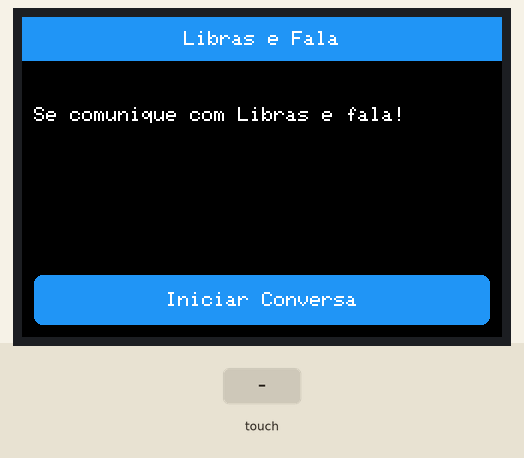
Simulated run of this sketch. Board: Arduino Uno, built with avr-gcc and run on an emulated ATmega328P. Parts: 480×320 colour display. Inputs (shaded band) come from the test bench. What the sketch prints to the serial monitor is not drawn.

Above: at 2.1 s.
2.2 s: touch panel pressed at 13 % / 10 % of its raw x / y range
At 3.0 s:
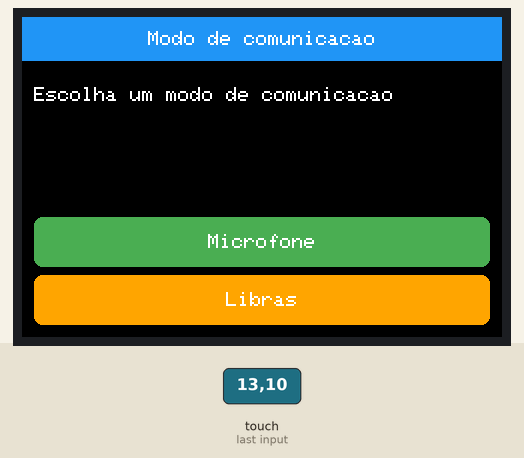
4.0 s: touch panel pressed at 38 % / 10 % of its raw x / y range
At 4.6 s:
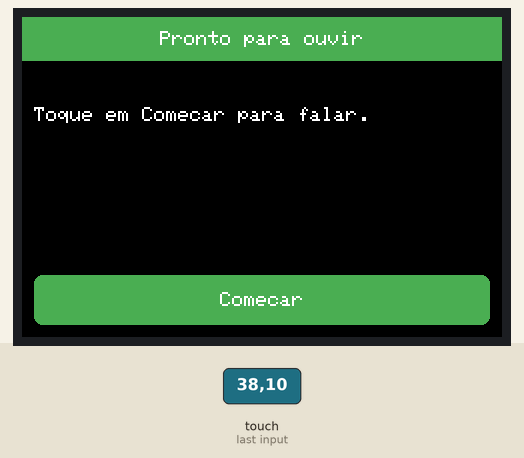
5.7 s: touch panel pressed at 13 % / 30 % of its raw x / y range
At 6.28 s:
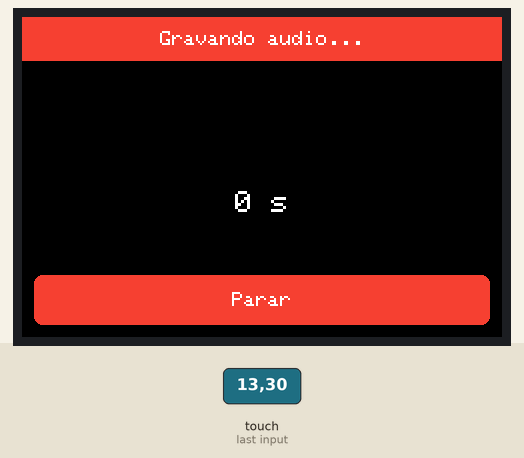
8.7 s: touch panel pressed at 13 % / 50 % of its raw x / y range
At 10.2 s:
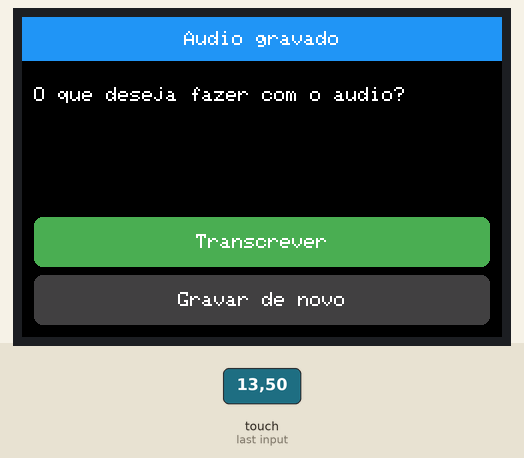
10.5 s: touch panel pressed at 38 % / 30 % of its raw x / y range
At 11.02 s:
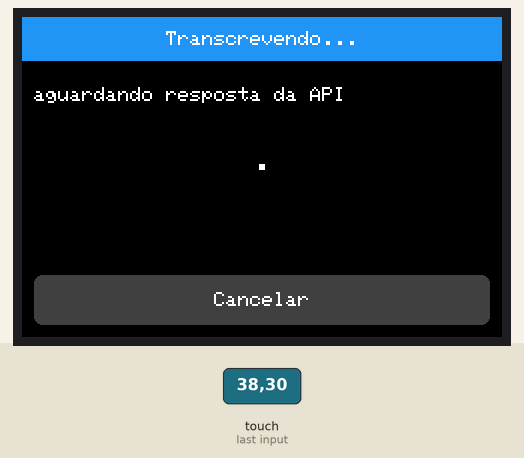
13.1 s: touch panel pressed at 13 % / 70 % of its raw x / y range
At 13.9 s:
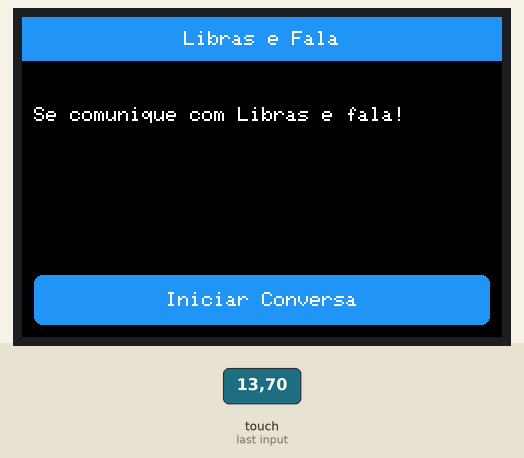
Timing chart, 0 to 15.8 s (numbered marks = the images above; inputs shaded):
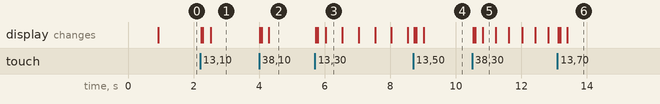

The sketch:

codigo_interface.ino
```cpp
/*
  Arduino Uno + shield LCD 3.5" touch (ILI9486, 8 bits) -- interface "Libras e Fala"
  Seguindo o diagrama de telas e baud rate 115200.
*/
#include <MCUFRIEND_kbv.h>
#include <TouchScreen.h>

// ------------------------------------------------------------------ 1. VELOCIDADE SERIAL (MUDADO PARA 115200 CONFORME DIAGRAMA)
#define BAUD_ESP32        9600
#define ROTACAO           1      // 1 = Paisagem (480x320)
#define INVERTER_CORES    false
#define ID_PADRAO_TELA    0x9486

// ------------------------------------------------------------------ 2. AJUSTE DEFINITIVO DO TOUCH
// Se ao tocar na tela NAO aparecer "RAW X:... Y:..." no topo ou um eixo ficar travado,
// mude TIPO_PINOS_TOUCH de 1 para 2!
#define TIPO_PINOS_TOUCH  1      // 1 = (XP=8, XM=A2, YP=A3, YM=9) | 2 = (XP=9, XM=A3, YP=A2, YM=8)

#if TIPO_PINOS_TOUCH == 1
  const int XP = 8, XM = A2, YP = A3, YM = 9;
#else
  const int XP = 9, XM = A3, YP = A2, YM = 8;
#endif

// Mude estas 3 chaves observando para onde a bolinha vermelha vai quando voce arrasta o dedo:
#define MODO_CALIBRACAO   false   // Mostra valores no topo e bolinha vermelha (mude para false quando ficar bom)
#define TOUCH_TROCAR_XY   true   // Se mover na horizontal e a bolinha for na vertical, mude para false
#define TOUCH_INVERTER_X  true   // Se tocar na esquerda e a bolinha sair na direita, mude (true <-> false)
#define TOUCH_INVERTER_Y  true  // Se tocar em cima e a bolinha sair embaixo, mude (true <-> false)

// Limites padrao do sensor resistivo (voce pode afinar olhando os numeros RAW X e RAW Y no topo da tela)
const int TS_MINX = 150, TS_MAXX = 900;
const int TS_MINY = 150, TS_MAXY = 920;

#define MINPRESSURE 150
#define MAXPRESSURE 1000

// ------------------------------------------------------------------ CORES (RGB565)
#define PRETO     0x0000
#define BRANCO    0xFFFF
#define CINZA     0x8410
#define CINZA_BTN 0x4208
#define AZUL      0x24BE
#define VERDE     0x4D6A
#define VERMELHO  0xF206
#define LARANJA   0xFD20

// ------------------------------------------------------------------ TAMANHOS
#define LINHA_MAX    130
#define TEXTO_MAX    120
#define PALAVRA_MAX   80
#define MSG_MAX       48
#define MAX_BOTOES     5

enum { T_INICIO, T_MODO, T_PRONTO, T_GRAVANDO, T_GRAVADO, T_TRANSCREVENDO,
       T_RESULTADO, T_LIBRAS, T_FALANDO, T_ERRO };

struct Botao {
  int16_t x, y, w, h;
  const __FlashStringHelper* nome;
  const __FlashStringHelper* rot;
  uint16_t cor;
};

MCUFRIEND_kbv tft;
TouchScreen ts(XP, YP, XM, YM, 300);

int16_t W, H;
const int16_t M = 12, BH = 50, GAP = 8;

char linha[LINHA_MAX];
uint8_t nLinha = 0;
bool descartando = false;

char bufTexto[TEXTO_MAX] = "";
char bufPalavra[PALAVRA_MAX] = "";
char bufMsg[MSG_MAX] = "Wi-Fi, PC ou API";

Botao botoes[MAX_BOTOES];
uint8_t nBotoes = 0;

uint8_t tela = T_INICIO;
uint8_t geracao = 0;
uint32_t telaDesde = 0, ultimaAnim = 0, bloqueioToque = 0;
bool piscar = false;

// ------------------------------------------------------------------ prototipos
void mostraTela(uint8_t t);
void desenhaBotao(uint8_t i, bool pressionado);
void lerSerial();

// ------------------------------------------------------------------ desenho
int16_t yFila(uint8_t k) { return H - M - BH - k * (BH + GAP); }

void titulo(const __FlashStringHelper* t, uint16_t cor) {
  tft.fillRect(0, 0, W, 44, cor);
  tft.setTextSize(2);
  tft.setTextColor(BRANCO);
  int16_t w = strlen_P((PGM_P)t) * 12;
  tft.setCursor((W - w) / 2, 14);
  tft.print(t);
}

uint8_t escreveQuebrado(const char* s, int16_t x, int16_t y, int16_t w,
                        uint8_t tam, uint16_t cor, uint8_t maxLinhas) {
  tft.setTextSize(tam);
  tft.setTextColor(cor);
  uint8_t cpl = w / (6 * tam);
  if (cpl < 1) cpl = 1;
  uint8_t linhas = 0;
  uint16_t n = strlen(s), i = 0;
  while (i < n && linhas < maxLinhas) {
    while (i < n && s[i] == ' ') i++;
    if (i >= n) break;
    uint16_t fim = i + cpl;
    if (fim >= n) {
      fim = n;
    } else {
      uint16_t k = fim;
      while (k > i && s[k] != ' ') k--;
      if (k > i) fim = k;
    }
    tft.setCursor(x, y + linhas * (8 * tam + 4));
    for (uint16_t j = i; j < fim; j++) tft.write(s[j]);
    i = fim;
    linhas++;
  }
  return linhas;
}

uint8_t info(const __FlashStringHelper* f, int16_t y, uint16_t cor) {
  char tmp[72];
  strncpy_P(tmp, (PGM_P)f, sizeof(tmp) - 1);
  tmp[sizeof(tmp) - 1] = 0;
  return escreveQuebrado(tmp, M, y, W - 2 * M, 2, cor, 6);
}

void desenhaBotao(uint8_t i, bool pressionado) {
  Botao &b = botoes[i];
  tft.fillRoundRect(b.x, b.y, b.w, b.h, 8, pressionado ? BRANCO : b.cor);
  tft.setTextSize(2);
  tft.setTextColor(pressionado ? b.cor : BRANCO);
  int16_t n = strlen_P((PGM_P)b.rot);
  tft.setCursor(b.x + (b.w - n * 12) / 2, b.y + (b.h - 16) / 2);
  tft.print(b.rot);
}

void botao(const __FlashStringHelper* nome, const __FlashStringHelper* rot,
           int16_t x, int16_t y, int16_t w, int16_t h, uint16_t cor) {
  if (nBotoes >= MAX_BOTOES) return;
  Botao &b = botoes[nBotoes];
  b.x = x; b.y = y; b.w = w; b.h = h;
  b.nome = nome; b.rot = rot; b.cor = cor;
  desenhaBotao(nBotoes, false);
  nBotoes++;
}

void desenhaTextoArea(const char* s, int16_t topo, int16_t base, uint16_t cor) {
  tft.fillRect(0, topo, W, base - topo, PRETO);
  uint8_t maxL = (base - topo - 4) / 20;
  escreveQuebrado(s, M, topo + 4, W - 2 * M, 2, cor, maxL);
}

void desenhaResultado() {
  if (bufTexto[0] == 0) desenhaTextoArea("(texto transcrito aparece aqui)", 60, yFila(1) - GAP, CINZA);
  else desenhaTextoArea(bufTexto, 60, yFila(1) - GAP, BRANCO);
}

int16_t topoFrase = 100;

void desenhaFrase() {
  int16_t topo = topoFrase + 22, base = yFila(1) - GAP;
  tft.fillRect(0, topo, W, base - topo, PRETO);
  uint8_t maxL = (base - topo - 4) / 20;
  if (bufPalavra[0] == 0) escreveQuebrado("____", M, topo + 4, W - 2 * M, 2, CINZA, 1);
  else escreveQuebrado(bufPalavra, M, topo + 4, W - 2 * M, 2, BRANCO, maxL);
}

void desenhaMsg() { desenhaTextoArea(bufMsg, 70, yFila(1) - GAP, BRANCO); }

void desenhaGravando(bool ponto) {
  tft.fillCircle(W / 2, 120, 34, ponto ? VERMELHO : PRETO);
  tft.fillRect(M, 170, W - 2 * M, 30, PRETO);
  char b[8];
  utoa((millis() - telaDesde) / 1000, b, 10);
  tft.setTextSize(3);
  tft.setTextColor(BRANCO);
  int16_t w = (strlen(b) + 2) * 18;
  tft.setCursor((W - w) / 2, 174);
  tft.print(b);
  tft.print(F(" s"));
}

void desenhaPontos() {
  uint8_t n = 1 + (millis() / 400) % 3;
  tft.fillRect(M, 130, W - 2 * M, 30, PRETO);
  tft.setTextSize(3);
  tft.setTextColor(BRANCO);
  tft.setCursor((W - n * 18) / 2, 132);
  for (uint8_t i = 0; i < n; i++) tft.write('.');
}

// Telas desenhadas fielmente conforme o diagrama_telas.drawio
void mostraTela(uint8_t t) {
  tela = t;
  telaDesde = millis();
  ultimaAnim = 0;
  piscar = true;
  geracao++;
  nBotoes = 0;
  tft.fillScreen(PRETO);
  const int16_t L = W - 2 * M;

  switch (t) {
    case T_INICIO:
      titulo(F("Libras e Fala"), AZUL);
      info(F("Se comunique com Libras e fala!"), 90, BRANCO);
      botao(F("INICIAR"), F("Iniciar Conversa"), M, yFila(0), L, BH, AZUL);
      break;

    case T_MODO:
      titulo(F("Modo de comunicacao"), AZUL);
      info(F("Escolha um modo de comunicacao"), 70, BRANCO);
      botao(F("MICROFONE"), F("Microfone"), M, yFila(1), L, BH, VERDE);
      botao(F("LIBRAS"), F("Libras"), M, yFila(0), L, BH, LARANJA);
      break;

    case T_PRONTO:
      titulo(F("Pronto para ouvir"), VERDE);
      info(F("Toque em Comecar para falar."), 90, BRANCO);
      botao(F("COMECAR"), F("Comecar"), M, yFila(0), L, BH, VERDE);
      break;

    case T_GRAVANDO:
      titulo(F("Gravando audio..."), VERMELHO);
      desenhaGravando(true);
      botao(F("PARAR"), F("Parar"), M, yFila(0), L, BH, VERMELHO);
      break;

    case T_GRAVADO:
      titulo(F("Audio gravado"), AZUL);
      info(F("O que deseja fazer com o audio?"), 70, BRANCO);
      botao(F("TRANSCREVER"), F("Transcrever"), M, yFila(1), L, BH, VERDE);
      botao(F("REGRAVAR"), F("Gravar de novo"), M, yFila(0), L, BH, CINZA_BTN);
      break;

    case T_TRANSCREVENDO:
      titulo(F("Transcrevendo..."), AZUL);
      info(F("aguardando resposta da API"), 70, BRANCO);
      desenhaPontos();
      botao(F("CANCELAR"), F("Cancelar"), M, yFila(0), L, BH, CINZA_BTN);
      break;

    case T_RESULTADO:
      titulo(F("Resultado:"), VERDE);
      desenhaResultado();
      botao(F("FALAR"), F("Falar em voz alta"), M, yFila(1), L, BH, AZUL);
      botao(F("NOVA"), F("Nova conversa"), M, yFila(0), L, BH, CINZA_BTN);
      break;

    case T_LIBRAS: {
      titulo(F("Libras"), LARANJA);
      uint8_t n = info(F("Libras: mostre as letras para a camera do notebook"), 52, CINZA);
      topoFrase = 52 + n * 20 + 2;
      tft.setTextSize(2);
      tft.setTextColor(BRANCO);
      tft.setCursor(M, topoFrase);
      tft.print(F("Palavra:"));
      desenhaFrase();
      botao(F("FALAR"), F("Falar"), M, yFila(1), L, BH, VERDE);
      botao(F("VOLTAR"), F("Voltar"), M, yFila(0), L, BH, CINZA_BTN);
      break;
    }

    case T_FALANDO:
      titulo(F("Falando..."), LARANJA);
      info(F("Reproduzindo o audio no alto-falante"), 70, BRANCO);
      desenhaPontos();
      break;

    case T_ERRO:
      titulo(F("Algo deu errado"), VERMELHO);
      desenhaMsg();
      botao(F("TENTAR"), F("Tentar de novo"), M, yFila(1), L, BH, AZUL);
      botao(F("INICIO"), F("Inicio"), M, yFila(0), L, BH, CINZA_BTN);
      break;
  }
  bloqueioToque = millis() + 250;
}

// ------------------------------------------------------------------ serial
uint8_t indiceTela(const char* n) {
  if (!strcmp_P(n, PSTR("INICIO")))        return T_INICIO;
  if (!strcmp_P(n, PSTR("MODO")))          return T_MODO;
  if (!strcmp_P(n, PSTR("PRONTO")))        return T_PRONTO;
  if (!strcmp_P(n, PSTR("GRAVANDO")))      return T_GRAVANDO;
  if (!strcmp_P(n, PSTR("GRAVADO")))       return T_GRAVADO;
  if (!strcmp_P(n, PSTR("TRANSCREVENDO"))) return T_TRANSCREVENDO;
  if (!strcmp_P(n, PSTR("RESULTADO")))     return T_RESULTADO;
  if (!strcmp_P(n, PSTR("LIBRAS")))        return T_LIBRAS;
  if (!strcmp_P(n, PSTR("FALANDO")))       return T_FALANDO;
  if (!strcmp_P(n, PSTR("ERRO")))          return T_ERRO;
  return 255;
}

void copia(char* dst, uint8_t tam, const char* src) {
  strncpy(dst, src, tam - 1);
  dst[tam - 1] = 0;
}

void processaLinha() {
  if (!strncmp_P(linha, PSTR("TELA:"), 5)) {
    uint8_t t = indiceTela(linha + 5);
    if (t != 255) mostraTela(t);
  } else if (!strncmp_P(linha, PSTR("TEXTO:"), 6)) {
    copia(bufTexto, TEXTO_MAX, linha + 6);
    if (tela == T_RESULTADO) desenhaResultado();
  } else if (!strncmp_P(linha, PSTR("PALAVRA:"), 8)) {
    copia(bufPalavra, PALAVRA_MAX, linha + 8);
    if (tela == T_LIBRAS) desenhaFrase();
  } else if (!strncmp_P(linha, PSTR("FRASE:"), 6)) {
    copia(bufPalavra, PALAVRA_MAX, linha + 6);
    if (tela == T_LIBRAS) desenhaFrase();
  } else if (!strncmp_P(linha, PSTR("MSG:"), 4)) {
    copia(bufMsg, MSG_MAX, linha + 4);
    if (tela == T_ERRO) desenhaMsg();
  }
}

void lerSerial() {
  while (Serial.available()) {
    char c = (char)Serial.read();
    if (c == '\r') continue;
    if (c == '\n') {
      if (!descartando && nLinha > 0) {
        linha[nLinha] = 0;
        processaLinha();
      }
      nLinha = 0;
      descartando = false;
    } else if (!descartando) {
      if (nLinha < LINHA_MAX - 1) linha[nLinha++] = c;
      else descartando = true;
    }
  }
}

// ------------------------------------------------------------------ toque
bool lerToque(int16_t &x, int16_t &y) {
  TSPoint p = ts.getPoint();
  pinMode(XM, OUTPUT);
  pinMode(YP, OUTPUT);
  pinMode(XP, OUTPUT);
  pinMode(YM, OUTPUT);

  if (p.z < MINPRESSURE || p.z > MAXPRESSURE) return false;

  int16_t rawX = TOUCH_TROCAR_XY ? p.y : p.x;
  int16_t rawY = TOUCH_TROCAR_XY ? p.x : p.y;

  if (TOUCH_INVERTER_X) {
    x = map(rawX, TS_MAXX, TS_MINX, 0, W);
  } else {
    x = map(rawX, TS_MINX, TS_MAXX, 0, W);
  }

  if (TOUCH_INVERTER_Y) {
    y = map(rawY, TS_MAXY, TS_MINY, 0, H);
  } else {
    y = map(rawY, TS_MINY, TS_MAXY, 0, H);
  }

  x = constrain(x, 0, W - 1);
  y = constrain(y, 0, H - 1);

#if MODO_CALIBRACAO
  // Mostra no topo os valores crus e mapeados para voce ver o que esta acontecendo
  tft.fillRect(0, 0, 260, 14, PRETO);
  tft.setTextSize(1);
  tft.setTextColor(VERDE);
  tft.setCursor(2, 3);
  tft.print(F("RAW:")); tft.print(p.x); tft.print(F(",")); tft.print(p.y);
  tft.print(F(" -> XY:")); tft.print(x); tft.print(F(",")); tft.print(y);
  tft.fillCircle(x, y, 4, VERMELHO);
#endif

  return true;
}

// Transicoes locais fieis ao diagrama_telas.drawio
void transicaoLocal(const __FlashStringHelper* nome) {
  PGM_P n = (PGM_P)nome;
  if      (!strcmp_P("INICIAR", n))     mostraTela(T_MODO);
  else if (!strcmp_P("MICROFONE", n))   mostraTela(T_PRONTO);
  else if (!strcmp_P("LIBRAS", n))      mostraTela(T_LIBRAS);
  else if (!strcmp_P("VOLTAR", n))      mostraTela(T_MODO);
  else if (!strcmp_P("COMECAR", n))     mostraTela(T_GRAVANDO);
  else if (!strcmp_P("PARAR", n))       mostraTela(T_GRAVADO);
  else if (!strcmp_P("REGRAVAR", n))    mostraTela(T_PRONTO);
  else if (!strcmp_P("TRANSCREVER", n)) mostraTela(T_TRANSCREVENDO);
  else if (!strcmp_P("CANCELAR", n))    mostraTela(T_INICIO);
  else if (!strcmp_P("NOVA", n))        mostraTela(T_INICIO);
  else if (!strcmp_P("INICIO", n))      mostraTela(T_INICIO);
  else if (!strcmp_P("TENTAR", n))      mostraTela(T_MODO);
  //else if (!strcmp_P("FALAR", n))       mostraTela(T_FALANDO);
}

void aoTocar(int16_t x, int16_t y) {
  for (uint8_t i = 0; i < nBotoes; i++) {
    Botao &b = botoes[i];
    if (x >= b.x - 6 && x <= b.x + b.w + 6 && y >= b.y - 6 && y <= b.y + b.h + 6) {
      uint8_t g = geracao;
      desenhaBotao(i, true);

      // Envia para o ESP32
      Serial.print(F("BTN:"));
      Serial.println(b.nome);
      delay(60);

      // Muda a tela imediatamente conforme o diagrama
      transicaoLocal(b.nome);

      // Le a serial caso o ESP32 mande algo em seguida
      lerSerial();
      if (g == geracao) desenhaBotao(i, false);
      return;
    }
  }
}

void tratarToque() {
  static bool tocando = false;
  static uint32_t visto = 0;
  int16_t x, y;
  if (lerToque(x, y)) {
    visto = millis();
    if (!tocando) {
      tocando = true;
      if ((int32_t)(millis() - bloqueioToque) >= 0) aoTocar(x, y);
    }
  } else if (tocando && millis() - visto > 60) {
    tocando = false;
  }
}

// ------------------------------------------------------------------ animacoes
void animacoes() {
  uint32_t agora = millis();
  if (tela == T_GRAVANDO) {
    if (agora - ultimaAnim >= 500) {
      ultimaAnim = agora;
      piscar = !piscar;
      desenhaGravando(piscar);
    }
  } else if (tela == T_TRANSCREVENDO || tela == T_FALANDO) {
    if (agora - ultimaAnim >= 400) {
      ultimaAnim = agora;
      desenhaPontos();
    }
  }
}

// ------------------------------------------------------------------ setup / loop
void setup() {
  Serial.begin(BAUD_ESP32);
  tft.reset();
  uint16_t id = tft.readID();
  if (id == 0xD3D3 || id == 0x0000 || id == 0xFFFF) id = ID_PADRAO_TELA;
  tft.begin(id);
  tft.setRotation(ROTACAO);

  if (tft.width() < 480 && tft.height() < 480) {
    tft.begin(ID_PADRAO_TELA);
    tft.setRotation(ROTACAO);
  }

  tft.invertDisplay(INVERTER_CORES);
  tft.setTextWrap(false);
  W = tft.width();
  H = tft.height();

  mostraTela(T_INICIO);
  Serial.println(F("HELLO"));
}

void loop() {
  lerSerial();
  tratarToque();
  animacoes();
}
```

Measured:
- after the input at 2.2 s, the display: first changes at once (image 1 shows a later state)
- after the input at 4.0 s, the display: first changes at once (image 2 shows a later state)
- after the input at 5.7 s, the display: first changes at once (image 3 shows a later state)
- after the input at 8.7 s, the display: first changes at once (image 4 shows a later state)
- after the input at 10.5 s, the display: first changes at once (image 5 shows a later state)
- after the input at 13.1 s, the display: first changes at once (image 6 shows a later state)
- what the display in image 3 shows lasts 0.5 s, from 6.0 s to 6.5 s
